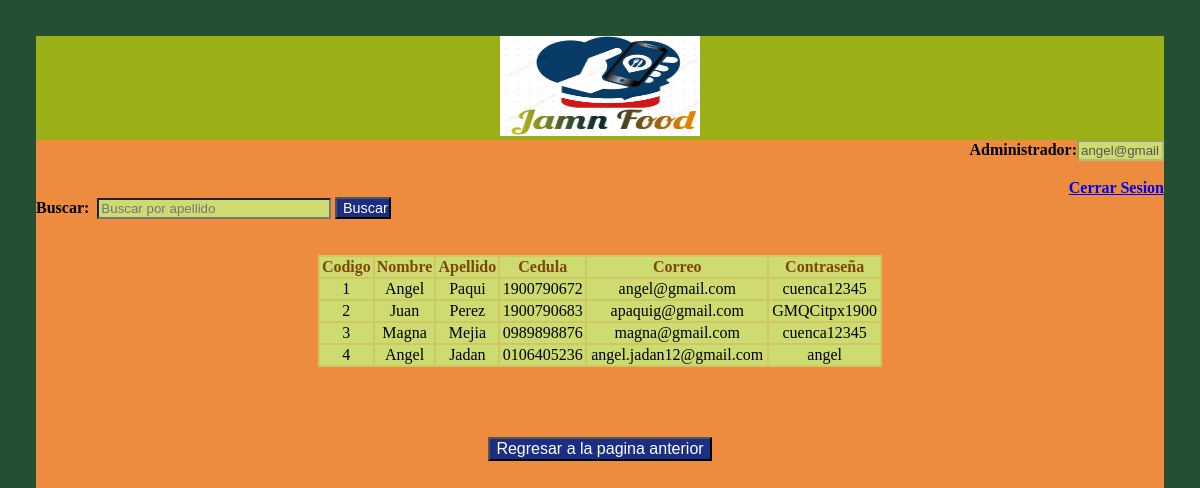
The app's page /ProyectoHypermedial/admi/Clientes/clientes.php (signed in) with its own data.
### tables this page shows
CREATE TABLE `persona` (
  `idPersona` int(11) NOT NULL,
  `nombre` varchar(50) NOT NULL,
  `apellido` varchar(50) NOT NULL,
  `cedula` varchar(10) NOT NULL,
  `correo` varchar(60) DEFAULT NULL,
  `contrasenia` varchar(16) DEFAULT NULL
);

### ProyectoHypermedial/admi/Clientes/clientes.php (the view, shortened to what this page needs)
<?php
	include '../conexion.php';
	$where= "";
	$sql= "select * from persona  $where ORDER BY idPersona ASC";
	$resultado = $conn->query($sql);
?>
<!DOCTYPE html>
<html>
<head>
<link rel="stylesheet" href="../css.css" media="screen">
</head>
<body>
	<header>
		<img src="../logo.PNG" id="logo" height="100" width="200">
	</header>
	<section>
		<div style="text-align: right" >
			<b>Administrador:</b><input type="text" id= "usu" class="tabtexto" name="usu" style="width: 7%" value="<?php echo $_SESSION['usuario']; ?>" disabled />
			<br>
			<br>
			<b><a href="../Cerrar_Sesion.php">Cerrar Sesion</a></b><a>
		</div>
		<div style="text-align: left">
			<form action="<?php $_SERVER['PHP_SELF']; ?>" method="post">
			<b>Buscar:</b>&nbsp;&nbsp;<input type="text" id="buscar" name="buscar" placeholder="Buscar por apellido" class="txt" style="width: 20%">
			<input type="submit"  id="bbuscar" name="bbuscar" class="botonb" value="Buscar" >
			</form>
		</div>
		<br>
		<br>
		<div>
		<form  method="post">
			<table>
				<thead>
					<tr>
						<th>Codigo</th>
						<th>Nombre</th>
						<th>Apellido</th>
						<th>Cedula</th>
						<th>Correo</th>
						<th>Contraseña</th>
					</tr>
				</thead>
				<tbody style="color: black">
					<?php while($row = $resultado->fetch_assoc()) { ?>
					<tr>
						<td><?php echo $row["idPersona"]; ?></td>
						<td><?php echo $row["nombre"]; ?></td>
						<td><?php echo $row["apellido"]; ?></td>
						<td><?php echo $row["cedula"]; ?></td>
						<td><?php echo $row["correo"]; ?>
						<td><?php echo $row["contrasenia"]; ?>
					</tr>
					<?php } ?>
				</tbody>
			</table>
	</form>
</div>
<br>
<br>
<a href="../inicioad.php" style="text-decoration:none"><button class="boton">Regresar a la pagina anterior</button></a>
	</section>
</body>
</html

### ProyectoHypermedial/admi/css.css (style rules this page uses)
html { background-color: #254F32; }
body { background-color: #ED8B3E; text-align: center; margin: 3%; height: 655px; padding: 0; }
header { background-color: #9DAF17; }
table { background-color: #CFC763; color: #7A4809; width: 50%; max-width: 50%; margin-left: 25%; margin-right: 25%; }
td, th { background-color: #CEDB71; }
.tabtexto { width: 98%; background-color: #CEDB71; }
.boton { float: inherit; margin-top: 3%; background-color: #1C2E84; color: white; cursor: pointer; font-size: 100%; }
.botonb { float: inherit; background-color: #1C2E84; color: white; cursor: pointer; width: 5%; font-size: 90%; text-decoration: none; }
.txt { background-color: #CEDB71; width: 20%; }

### records on screen
persona: idPersona "1", nombre "Angel", apellido "Paqui", cedula "1900790672", correo "angel@gmail.com", contrasenia "cuenca12345"
persona: idPersona "2", nombre "Juan", apellido "Perez", cedula "1900790683", correo "apaquig@gmail.com", contrasenia "GMQCitpx1900"
persona: idPersona "3", nombre "Magna", apellido "Mejia", cedula "0989898876", correo "magna@gmail.com", contrasenia "cuenca12345"
persona: idPersona "4", nombre "Angel", apellido "Jadan", cedula "0106405236", correo "angel.jadan12@gmail.com", contrasenia "angel"
